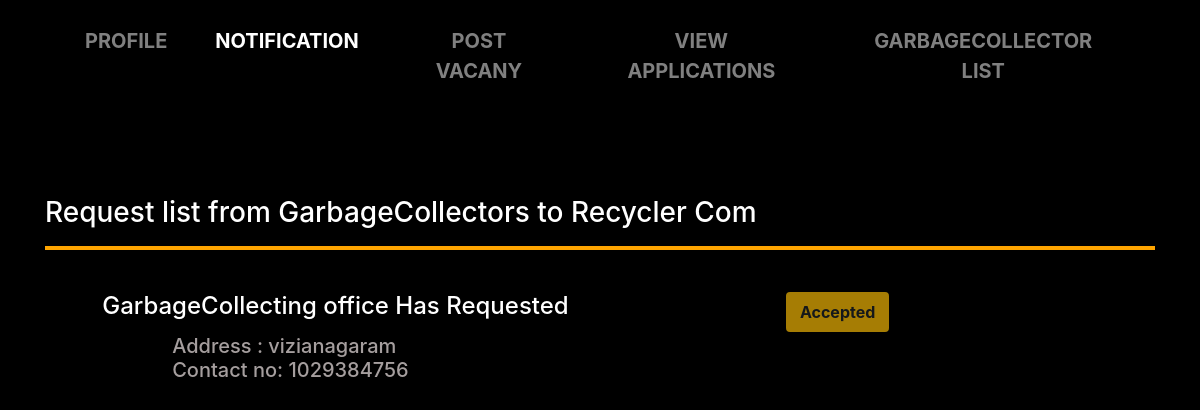
The app's page /Requests_view_gar/1 with its own data.
### my_app/models.py (models this page shows, shortened)
class company(models.Model):
    category = ( ('F',"Farms or Nurserys"),
                 ('C',"Company"),
                 ('O',"Others"))
    id = models.AutoField(primary_key=True)
    company_owner = models.CharField("Owner's name",max_length=225)
    company_name = models.CharField("Your Shop name",max_length=255)
    category = models.CharField(choices=category,default=1,max_length=225)
    password = models.CharField("Password",max_length=100)
    phone = models.CharField("Your Phone Number",max_length=100)
    email = models.EmailField("Your Email")
    city = models.CharField("Your City",max_length=200)
    state = models.CharField("Your State",max_length=200)
    address = models.CharField("Your Address",max_length=200)
    volunteers = models.ManyToManyField(volunteer, blank=True, related_name="company_volunteers")
    created_on = models.DateTimeField(auto_now_add=True)

class Requests_G(models.Model):
    id = models.AutoField(primary_key=True)
    req_by = models.ForeignKey(garbagecollecter,on_delete=models.CASCADE)
    req_to = models.ForeignKey(company,on_delete=models.CASCADE)
    req_status=models.IntegerField(default=0)
    gar_owner_name = models.CharField(max_length=50)
    objects=models.Manager()

class garbagecollecter(models.Model):
    id = models.AutoField(primary_key=True)
    garbagecollectorname = models.CharField("Owner's name",max_length=225)
    garbagecollector_company_name = models.CharField("Your Shop name",max_length=255)
    password = models.CharField("Password",max_length=100)
    phone = models.CharField("Your Phone Number",max_length=100)
    email = models.EmailField("Your Email")
    city = models.CharField("Your City",max_length=200)
    state = models.CharField("Your State",max_length=200)
    address = models.CharField("Your Address",max_length=200)
    picker = models.ForeignKey(volunteer,on_delete=CASCADE,related_name="garbagecollector_collector",default=1)
    volunteers = models.ManyToManyField(volunteer, blank=True, related_name="garabgecollector_volunteers")
    garbage_collected = models.IntegerField(default=0)
    created_on = models.DateTimeField(auto_now_add=True)
    def __str__(self):
        return self.garbagecollector_company_name

### my_app/views.py (the view)
# urls.py: path('Requests_view_gar/<int:id>', views.Requests_view_gar,name="Requests_view_gar"),
def Requests_view_gar(request, id):
    s_obj = company.objects.get(id=id)
    req_objects = Requests_G.objects.all().filter(req_to=id)
    return render(request, 'company/com_msg.html', {'req_objects' : req_objects, 's_obj' : s_obj})

### my_app/templates/company/com_msg.html (shortened to what this page needs)
<!DOCTYPE html>
<html lang="en">
<head>
    <link rel="stylesheet" href="https://maxcdn.bootstrapcdn.com/bootstrap/4.0.0/css/bootstrap.min.css">
</head>
<body>
  <div class="container">
    <nav class="navbar navbar-expand-lg navbar-dark dark-light">
      <div class="collapse navbar-collapse" id="navbarSupportedContent">
        <ul class="navbar-nav mr-auto">
          <li class="nav-item">
            <a class="nav-link" href="{% url 'profile_company' s_obj.id %}">Profile</a>
          </li>
          <li class="nav-item active">
            <a class="nav-link" href="{% url 'Requests_view_gar' s_obj.id %}">Notification</a>
          </li>
          <li class="nav-item">
            <a class="nav-link" href="{% url 'vacancy_company' s_obj.id %}">Post Vacany</a>
          </li>
          <li class="nav-item">
            <a class="nav-link" href="{% url 'View_application_com' s_obj.id %}">View Applications</a>
          </li>
          <li class="nav-item">
            <a class="nav-link" href="{% url 'Gar_list' s_obj.id %}">GarbageCollector List</a>
          </li>
        </ul>
      </div>
    </nav>
        <div class="row text-center">
        </div>
        <div class="request">
        <h3 style="color: white;">Request list from GarbageCollectors to {{ s_obj.company_name  }}</h3>
        <hr style="background-color: orange;border: 2px solid orange;">
        <div class="home">
          {% for req in req_objects %}
          <div class="row">
            <div class="col-8">
              <h4>
              {{ req.req_by }} Has Requested<br>
              <h5 style="padding-left: 70px;color:rgb(165, 158, 158);">
              Address : {{ req.req_by.address }}<br>
              Contact no: {{ req.req_by.phone }}
              </h5>
              </h4>
            </div>
            <div class="col-4">
              {% if req.req_status == 0 %}
              <a href="{% url 'accept_req_gar' id=req.id %}" class="btn btn-success" >Accept</a>
              <a class="btn btn-danger" href="{% url 'decline_req_gar' id=req.id %}" >Decline</a>
              {% elif req.req_status == 1  %}
              <button class="btn btn-warning" disabled="disabled">Accepted</button>
              {% else %}
              <button class="btn btn-danger" disabled="disabled">Declined</button>
              {% endif %}
            </div>
          </div>
          {% endfor %}
        </div>
        </div>
  </div>
</body>
</html>

### my_app/templates/company/com_msg.html (style rules this page uses)
body { background-color: black; }
.btn { background: transparent; border: 2px solid orange; color: white; font-weight: bold; }
a { text-decoration: none; }
.navbar-nav { text-transform: uppercase; text-align: center; font-weight: bold; }
.navbar-nav * { box-sizing: border-box; transition: all .35s ease; }
.navbar-nav li { display: inline-block; list-style: outside none none; margin: .5em 1em; padding: 0; }
.navbar-nav a { padding: .5em .8em; color: rgba(255,255,255,.5); position: relative; text-decoration: none; font-size: 20px; }
.navbar-nav a::before, .navbar-nav a::after { content: ''; height: 14px; width: 14px; position: absolute; transition: all .35s ease; opacity: 0; }
.navbar-nav a::before { content: ''; right: 0; top: 0; border-top: 3px solid orange; border-right: 3px solid orange; transform: translate(-100%, 50%); }
.navbar-nav a:after { content: ''; left: 0; bottom: 0; border-bottom: 3px solid orange; border-left: 3px solid orange; transform: translate(100%, -50%) }
.row { margin:2%; padding: 20px; border-radius: 20px; }
h4 { color: white; margin-bottom: 2%; }

### records on screen
company: company_name "Recycler Com"
Requests_G: req_by "GarbageCollecting office", req_by.address "vizianagaram", req_by.phone "1029384756", req_status "Accepted"
